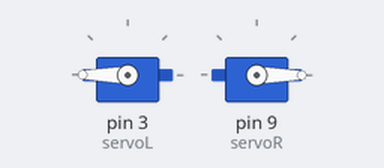
Bench run of a sketch on a simulated Arduino Uno, built with avr-gcc and run on an emulated ATmega328P. On the bench: 2 × servo.

Above: at 0.05 s.
Timing chart, 0 to 4.6 s (numbered marks = the images above):
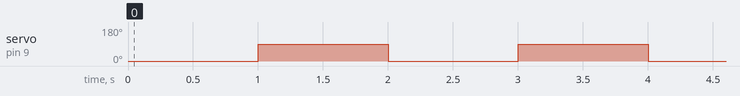

Measured:
- by itself, servo on pin 9 (servoR): alternates 90° for 1.0 s and 0° for 1.0 s

The sketch:

Lab1_Square.ino
```cpp
#include <Servo.h>

Servo servoL;
Servo servoR;
void setup() {
  // put your setup code here, to run once:
  Serial.begin(9600);
  servoL.attach(3);
  servoR.attach(9);
}

void loop() {
  // put your main code here, to run repeatedly:
  servoL.write(180);
  servoR.write(0);
  delay(1000);
  servoL.write(180);
  servoR.write(90);
  delay(1000);
}
```
